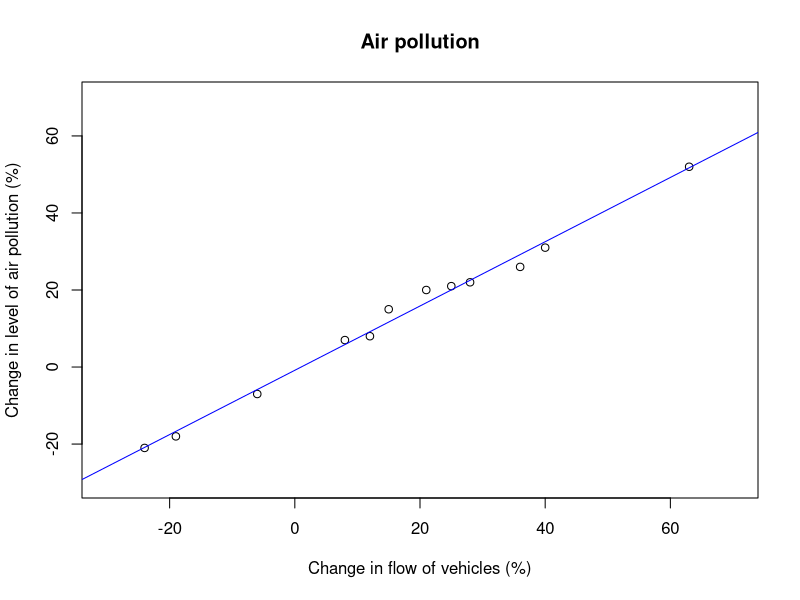
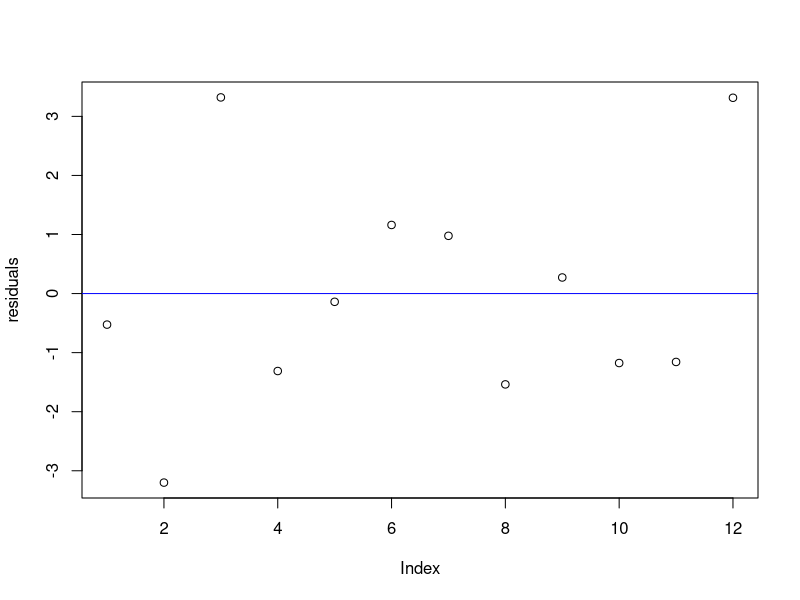
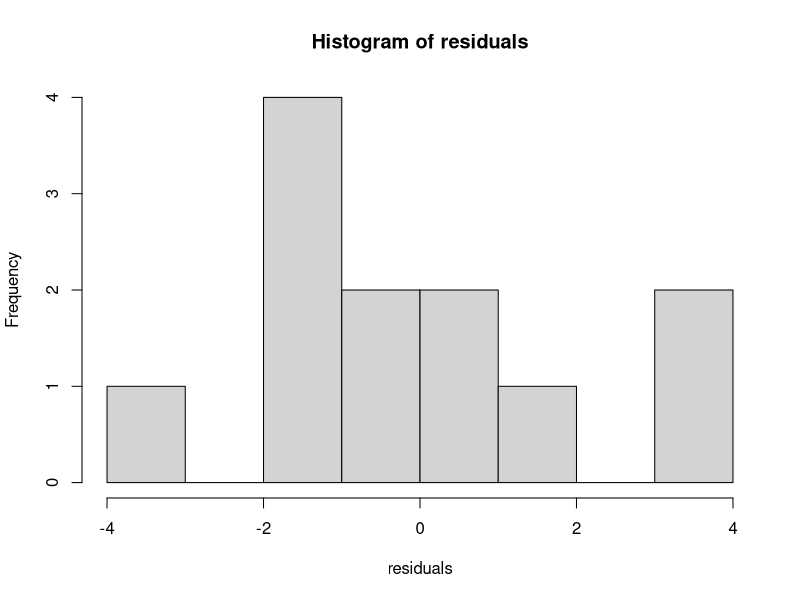
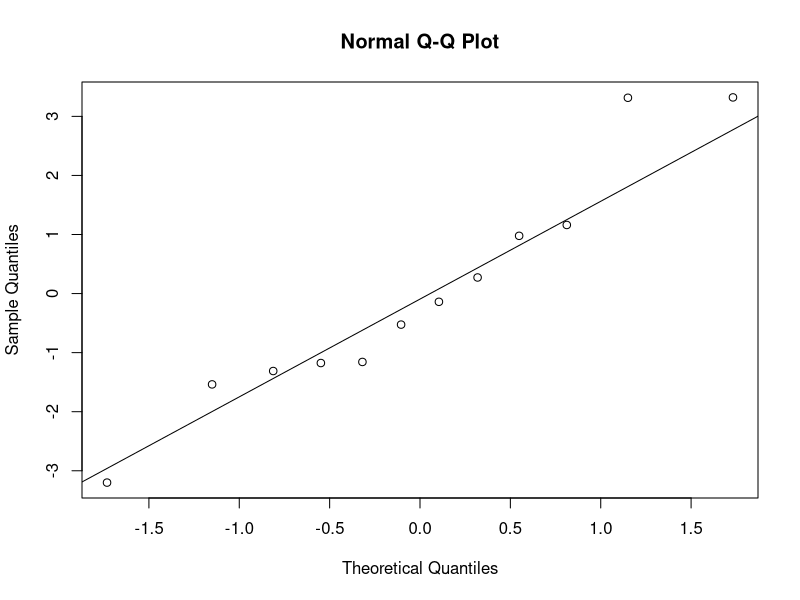

Here is the R script that generated these plots, in order:
# Computer exersise 1

# Load data
emission <- data.frame(vehicles = c(28,36,15,-19,-24,8,25,40,63,12,-6,21),
                       pollution= c(22,26,15,-18,-21,7,21,31,52,8,-7,20))

summary(emission)

#Exercise 1: Air pollution

#(a) From the description above, which variable is the ”response variable”?
# Answer/comment: Level of pollution

#(b) Obtain a plot of the data with the response variable on the y-axis. Convince yourself that a linear model seems a sensible choice.
with(emission, plot(pollution ~ vehicles, 
                    xlab="Change in flow of vehicles (%)", ylab="Change in level of air pollution (%)",
                    xlim=c(-30,70), ylim=c(-30,70), main="Air pollution"))
# Answer/comment: Seems linear

#(c) Define a simple linear regression model of the response variable on the chosen explanatory variable (covariate). Use R to fit the linear model, then add the estimated model to the plot with data. Does it seem reasonable?
model <- lm(pollution ~ vehicles, data=emission)  
summary(model)

abline(model,col="blue")
# Answer/comment: Yes, seems reasonable

#(d) Check that the residuals follow the assuptions.
residuals <- resid(model)
# Check independece 
plot(residuals)
abline(h = 0, col = "blue")
# Dist?
hist(residuals) # Add normal curve
# Other way
qqnorm(residuals)
qqline(residuals)
# Answer/comment: Seems independent, normal dist cannot be judged with few data points.
#(e) Obtain the estimated regression coefficients and the unbiased estimate of the error variance σ2.
summary(model)
coefficients <- model$coefficients
s <- summary(model)$sigma

# Control by hand
mx <- mean(emission$vehicles)
my <- mean(emission$pollution)
beta1 <- sum((emission$vehicles-mx)*emission$pollution) / sum((emission$vehicles-mx)^2)
beta0 <- my - beta1*mx
beta0
beta1

yhat <- beta0+beta1*emission$vehicles
e <- emission$pollution-yhat
n <- nrow(emission)
s2 <- sum(e^2)/(n-2)
s <- sqrt(s2)
s

#(f) Test the significance of the hypothesis that the expected change in air pollution is zero (H0) when there is no change in the vehicle flow, as opposed to the expected change in air pollution being different from zero (H1).
# Interested in intercept p-value: 0.271
summary(model)
#(g) Derive the standard error of the coefficient of the ”vehicles” variable and use it to construct a 95 % confidence interval for the ”vehicles” parameter. Compare your result with the interval provided by R.
t_quant <- qt(1-0.05/2,n-2)
se_beta0 <- s*sqrt(1/n + mx^2/sum((emission$vehicles-mx)^2))
se_beta1 <- s/sqrt(sum((emission$vehicles-mx)^2))
ci_beta0 <- beta0 + c(-1,1) * t_quant * se_beta0
ci_beta1 <- beta1 + c(-1,1) * t_quant * se_beta1

ci_beta0
ci_beta1
#Comparison
confint(model)
#(h) We might expect that a specific change in the vehicle flow would result in an equally large change in the level of air pollution, i.e., β1 = 1. Test whether data support this conjecture.
pt( (beta1-1)/(se_beta1), n-2) 
# Should be multiplied by 2, now just one-sided

#(i) Give an estimate and a 95 % confidence interval for the expected change in air pollution when the flow of vehicles changes by 30 percent.

new_data_point <- data.frame(vehicles = 30)
predict(model, new_data_point, interval="confidence", level = 0.95)

#(j) Construct a 90 % prediction interval for the change in air pollution when the flow of vehicles changes by 30 percent.

new_data_point <- data.frame(vehicles = 30)
predict(model, new_data_point, interval="prediction", level = 0.90)

